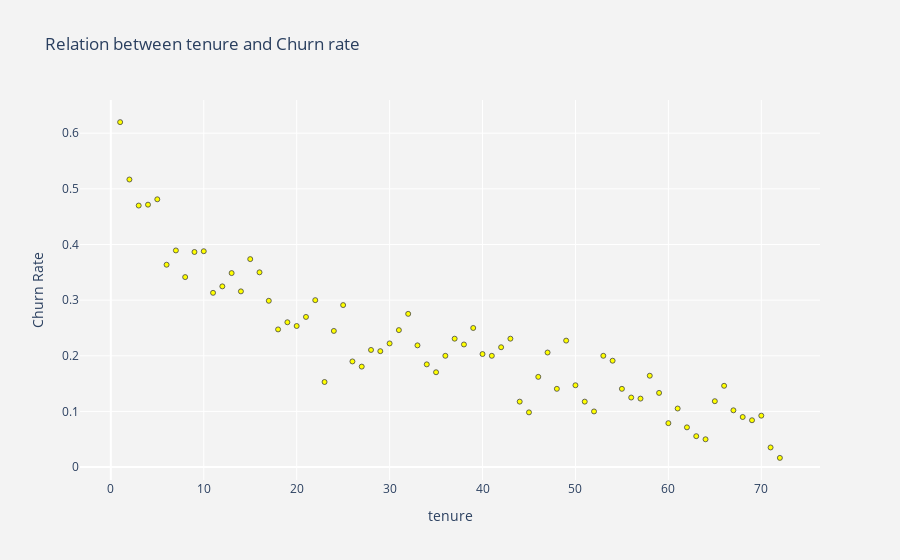

The code cell stored with this chart in its notebook:
### Code cell
#Visualize Relation between Tenure and Churn Rate 
plot_by_tenure = dataset.groupby('tenure').Churn.mean().reset_index()
plot_data = [
    go.Scatter(
        x = plot_by_tenure ['tenure'],
    y = plot_by_tenure ['Churn'],
    mode = 'markers',
    name = 'Low',
        marker = dict(size = 5,
        line = dict(width = 0.8),
        color = 'yellow'
    ),
    )
]
plot_layout = go.Layout(
xaxis = {"title":"tenure"},
yaxis = {"title":"Churn Rate"},
title ='Relation between tenure and Churn rate',
plot_bgcolor = "rgb(243,243,243)" ,
 paper_bgcolor = "rgb(243,243,243)"
)
fig = go.Figure(data = plot_data, layout = plot_layout)
po.iplot(fig)

### Figure 1 — Plotly figure (JSON) as saved in the notebook; plotly's stock layout.template omitted (floating-point values rounded to 4 significant figures)
{"data": [{"marker": {"color": "yellow", "line": {"width": 0.8}, "size": 5}, "mode": "markers", "name": "Low", "type": "scatter", "x": [1, 2, 3, 4, 5, 6, 7, 8, 9, 10, 11, 12, 13, 14, 15, 16, 17, 18, 19, 20, 21, 22, 23, 24, 25, 26, 27, 28, 29, 30, 31, 32, 33, 34, 35, 36, 37, 38, 39, 40, 41, 42, 43, 44, 45, 46, 47, 48, 49, 50, 51, 52, 53, 54, 55, 56, 57, 58, 59, 60, 61, 62, 63, 64, 65, 66, 67, 68, 69, 70, 71, 72], "y": [0.6199, 0.5168, 0.47, 0.4716, 0.4812, 0.3636, 0.3893, 0.3415, 0.3866, 0.3879, 0.3131, 0.3248, 0.3486, 0.3158, 0.3737, 0.35, 0.2989, 0.2474, 0.2603, 0.2535, 0.2698, 0.3, 0.1529, 0.2447, 0.2911, 0.1899, 0.1806, 0.2105, 0.2083, 0.2222, 0.2462, 0.2754, 0.2188, 0.1846, 0.1705, 0.2, 0.2308, 0.2203, 0.25, 0.2031, 0.2, 0.2154, 0.2308, 0.1176, 0.09836, 0.1622, 0.2059, 0.1406, 0.2273, 0.1471, 0.1176, 0.1, 0.2, 0.1912, 0.1406, 0.125, 0.1231, 0.1642, 0.1333, 0.07895, 0.1053, 0.07143, 0.05556, 0.05, 0.1184, 0.1461, 0.102, 0.09, 0.08421, 0.09244, 0.03529, 0.01657]}], "layout": {"paper_bgcolor": "rgb(243,243,243)", "plot_bgcolor": "rgb(243,243,243)", "title": {"text": "Relation between tenure and Churn rate"}, "xaxis": {"title": {"text": "tenure"}}, "yaxis": {"title": {"text": "Churn Rate"}}}}
